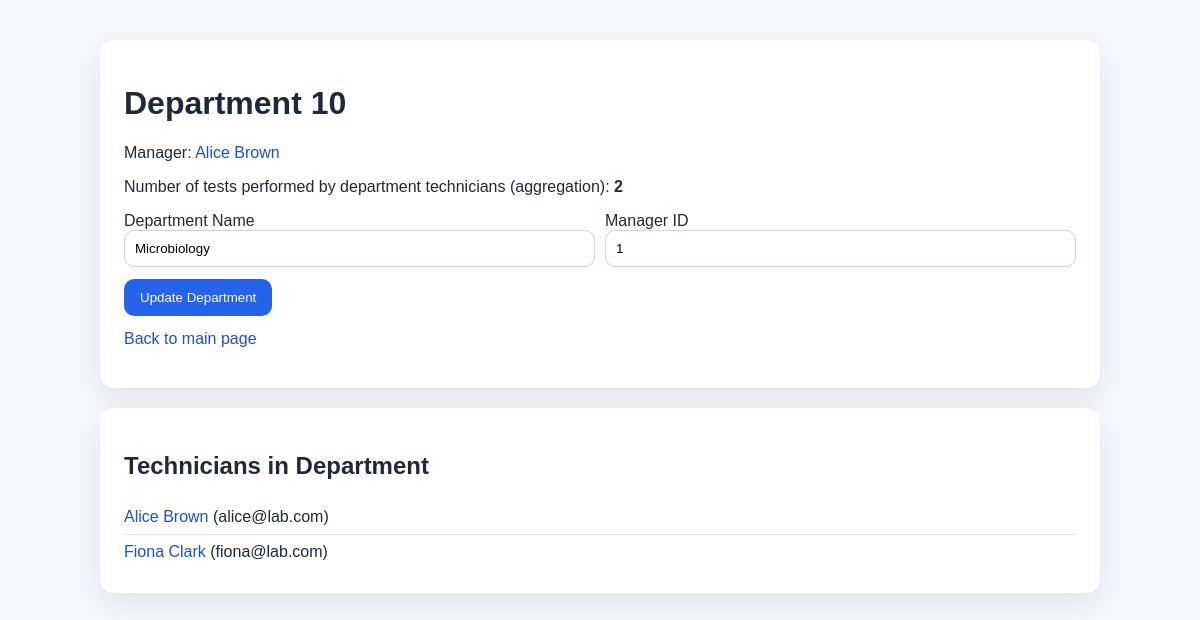
The app's page /department/10 with its own data.
### tables this page shows
CREATE TABLE Department (
	departmentID INT NOT NULL,
	name VARCHAR(50),
	managerID INT NOT NULL,
	PRIMARY KEY (departmentID),
	FOREIGN KEY (managerID, departmentID) REFERENCES Technician (technicianID, depID)
);

CREATE TABLE Technician (
	technicianID INT NOT NULL,
	firstName VARCHAR(50),
	lastName VARCHAR(50),
	email VARCHAR(50),
	phone VARCHAR(15),
	depID INT NOT NULL,
	PRIMARY KEY (technicianID),
	FOREIGN KEY (depID) REFERENCES Department (departmentID),
	CONSTRAINT uniqueDep UNIQUE (technicianID, depID)
);

### flaskMain.py (the view, shortened to what this page needs)
@app.route("/department/<int:department_id>", methods=["GET", "POST"])
def department_detail(department_id):
    ensure_schema_updates()
    error = None
    action_message = None
    _, department_rows = run_parameterized_select(
        "SELECT d.departmentID, d.name, d.managerID, "
        "m.firstName || ' ' || m.lastName AS managerName, "
        "COUNT(ct.sampleID) AS testsPerformed "
        "FROM Department d "
        "LEFT JOIN Technician m ON m.technicianID = d.managerID "
        "LEFT JOIN Technician t ON t.depID = d.departmentID "
        "LEFT JOIN ConductsTestOn ct ON ct.tID = t.technicianID "
        "WHERE d.departmentID = ? "
        "GROUP BY d.departmentID, d.name, d.managerID, managerName",
        (department_id,),
    )
    if not department_rows:
        return "Department not found.", 404
    department = department_rows[0]
    _, technicians = run_parameterized_select(
        "SELECT technicianID, firstName, lastName, email "
        "FROM Technician WHERE depID = ? ORDER BY technicianID",
        (department_id,),
    )
    return render_template(
        "department_detail.html",
        department=department,
        technicians=technicians,
        error=error,
        action_message=action_message,
    )

### flaskMain.py (called while the page is built, shortened)
def dict_factory(cursor, row):
    d = {}
    for idx, col in enumerate(cursor.description):
        d[col[0]] = row[idx]
    return d

def get_connection():
    conn = sqlite3.connect('samples.db')
    conn.execute("PRAGMA foreign_keys = ON")
    return conn

def ensure_schema_updates():
    global SCHEMA_INITIALIZED
    if SCHEMA_INITIALIZED:
        return

def run_parameterized_select(query, params=()):
    ensure_schema_updates()
    conn = get_connection()
    conn.row_factory = dict_factory
    try:
        cursor = conn.cursor()
        cursor.execute(query, params)
        results = cursor.fetchall()
        columns = [column[0] for column in cursor.description] if cursor.description else []
        return columns, results
    finally:
        conn.close()

### templates/department_detail.html (shortened to what this page needs)
<!DOCTYPE html>
<html lang="en">
<head>
</head>
<body>
    <div class="page">
        <div class="card">
            <h1>Department {{ department.departmentID }}</h1>
            <p>Manager: {% if department.managerID %}<a href="/technician/{{ department.managerID }}">{{ department.managerName }}</a>{% else %}N/A{% endif %}</p>
            <p>Number of tests performed by department technicians (aggregation): <strong>{{ department.testsPerformed }}</strong></p>
            <form method="post">
                <div class="grid">
                    <div><label for="name">Department Name</label><input id="name" name="name" value="{{ department.name }}" required></div>
                    <div><label for="managerID">Manager ID</label><input id="managerID" name="managerID" value="{{ department.managerID }}" required></div>
                </div>
                <button type="submit" style="margin-top: 12px;">Update Department</button>
            </form>
            <p style="margin-top: 14px;"><a href="/">Back to main page</a></p>
        </div>
        <div class="card">
            <h2>Technicians in Department</h2>
            {% for technician in technicians %}
                <div class="list-item"><a href="/technician/{{ technician.technicianID }}">{{ technician.firstName }} {{ technician.lastName }}</a> ({{ technician.email }})</div>
            {% else %}
                <p>No technicians in this department.</p>
            {% endfor %}
        </div>
    </div>
</body>
</html>

### templates/department_detail.html (style rules this page uses)
body { font-family: Arial, Helvetica, sans-serif; margin: 0; background: #f4f7fb; color: #1f2937; }
.page { max-width: 1000px; margin: 40px auto; padding: 0 20px; }
.card { background: #fff; border-radius: 14px; padding: 24px; box-shadow: 0 10px 30px rgba(15, 23, 42, 0.08); margin-bottom: 20px; }
.grid { display: grid; grid-template-columns: repeat(auto-fit, minmax(220px, 1fr)); gap: 10px; }
input { width: 100%; padding: 10px; border: 1px solid #cbd5e1; border-radius: 10px; box-sizing: border-box; }
button { background: #2563eb; color: #fff; border: none; border-radius: 10px; padding: 11px 16px; cursor: pointer; }
.list-item { padding: 8px 0; border-bottom: 1px solid #e5e7eb; }
.list-item:last-child { border-bottom: none; }
a { color: #1d4ed8; text-decoration: none; }

### records on screen
Department: departmentID "10", name "Microbiology", managerID "1"
Technician: firstName "Alice", lastName "Brown", email "alice@lab.com"
Technician: firstName "Fiona", lastName "Clark", email "fiona@lab.com"

### other values on screen
{{ department.managerName }} "Alice Brown"
{{ department.testsPerformed }} "2"
